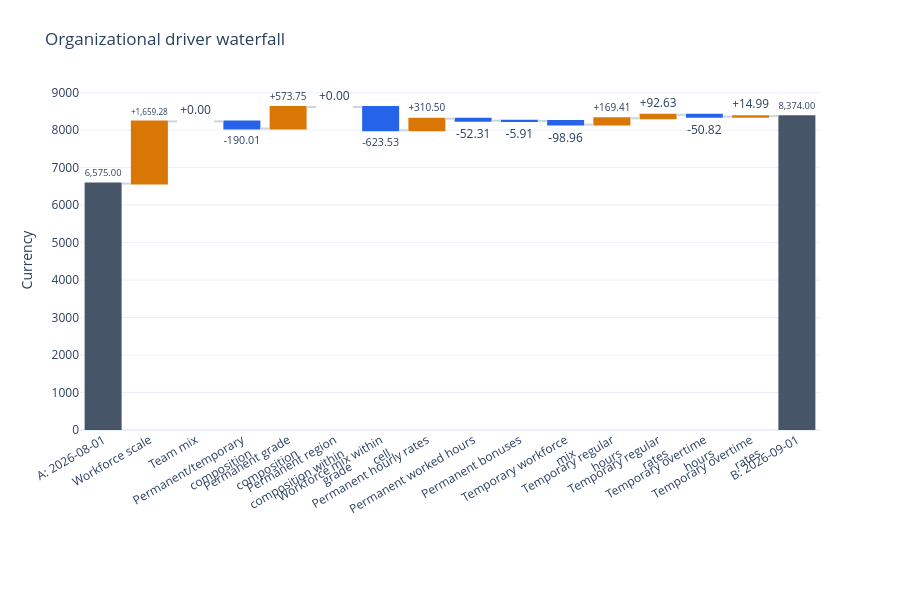

Notebook code for this chart:
### Markdown cell above
## 11. Report from a portable saved run

A bundle stores tables and metadata; loading it does not reconstruct states
or rerun attribution. This demonstration uses a temporary directory that is
automatically removed. For a retained run, pass a new permanent destination
to `export_run` instead.

The same report works on the loaded result, and its chart data match the
original report. Styling from section 9 belongs to that individual figure;
it does not change the saved analytical result.

### Code cell
with TemporaryDirectory(prefix="labor-report-showcase-") as directory:
    bundle_path = export_run(result, Path(directory) / "run")
    restored = load_run(bundle_path)

assert restored.states is None
restored_report = report(
    restored,
    teams=selected_teams,
    driver=selected_driver,
    currency_label=currency_label,
    show=False,
)
for name, figure in selected_report.figures.items():
    assert figure.to_json() == restored_report.figures[name].to_json()
print("Loaded run:", restored.run_id)
print("Figures match; no internal states are required.")
restored_report.figures["organization"].show(renderer=renderer)

### Figure 1 — Plotly figure (JSON) as saved in the notebook; plotly's stock layout.template omitted (floating-point values rounded to 4 significant figures)
{"data": [{"cliponaxis": false, "connector": {"line": {"color": "#CBD5E1"}}, "customdata": [["A: 2026-08-01", ""], ["Workforce scale", "workforce_scale"], ["Team mix", "team_mix"], ["Permanent/temporary composition", "team::employment_mix"], ["Permanent grade composition", "permanent::grade_mix"], ["Permanent region composition within grade", "permanent::region_within_grade_mix"], ["Workforce mix within cell", "permanent::permanent_members"], ["Permanent hourly rates", "permanent::permanent_rate"], ["Permanent worked hours", "permanent::permanent_hours"], ["Permanent bonuses", "permanent::permanent_bonus"], ["Temporary workforce mix", "temp_game::temporary_members"], ["Temporary regular hours", "temp_game::temporary_hours"], ["Temporary regular rates", "temp_game::temporary_rate"], ["Temporary overtime hours", "temp_game::overtime_hours"], ["Temporary overtime rates", "temp_game::overtime_rate"], ["B: 2026-09-01", ""]], "decreasing": {"marker": {"color": "#2563EB"}}, "hovertemplate": "%{customdata[0]}<br>ID: %{customdata[1]}<br>Currency: %{y:,.6f}<extra></extra>", "increasing": {"marker": {"color": "#D97706"}}, "measure": ["absolute", "relative", "relative", "relative", "relative", "relative", "relative", "relative", "relative", "relative", "relative", "relative", "relative", "relative", "relative", "absolute"], "text": ["6,575.00", "+1,659.28", "+0.00", "-190.01", "+573.75", "+0.00", "-623.53", "+310.50", "-52.31", "-5.91", "-98.96", "+169.41", "+92.63", "-50.82", "+14.99", "8,374.00"], "textposition": "outside", "totals": {"marker": {"color": "#475569"}}, "type": "waterfall", "x": [0, 1, 2, 3, 4, 5, 6, 7, 8, 9, 10, 11, 12, 13, 14, 15], "y": [6575, 1659.0, 4.547e-13, -190.0, 573.7, 3.237e-13, -623.5, 310.5, -52.31, -5.906, -98.96, 169.4, 92.63, -50.82, 14.99, 8374]}], "layout": {"height": 600, "margin": {"b": 170, "t": 90}, "meta": {"driver_ids": ["", "workforce_scale", "team_mix", "team::employment_mix", "permanent::grade_mix", "permanent::region_within_grade_mix", "permanent::permanent_members", "permanent::permanent_rate", "permanent::permanent_hours", "permanent::permanent_bonus", "temp_game::temporary_members", "temp_game::temporary_hours", "temp_game::temporary_rate", "temp_game::overtime_hours", "temp_game::overtime_rate", ""], "period_A_cost": 6575, "period_B_cost": 8374, "run_id": "5cb2869d-facf-4fa7-b6a7-72d51b3e3ec9"}, "showlegend": false, "title": {"text": "Organizational driver waterfall"}, "xaxis": {"tickangle": -30, "tickmode": "array", "ticktext": ["A: 2026-08-01", "Workforce scale", "Team mix", "Permanent/temporary<br>composition", "Permanent grade<br>composition", "Permanent region<br>composition within<br>grade", "Workforce mix within<br>cell", "Permanent hourly rates", "Permanent worked hours", "Permanent bonuses", "Temporary workforce<br>mix", "Temporary regular<br>hours", "Temporary regular<br>rates", "Temporary overtime<br>hours", "Temporary overtime<br>rates", "B: 2026-09-01"], "tickvals": [0, 1, 2, 3, 4, 5, 6, 7, 8, 9, 10, 11, 12, 13, 14, 15]}, "yaxis": {"title": {"text": "Currency"}, "zeroline": true}}}
